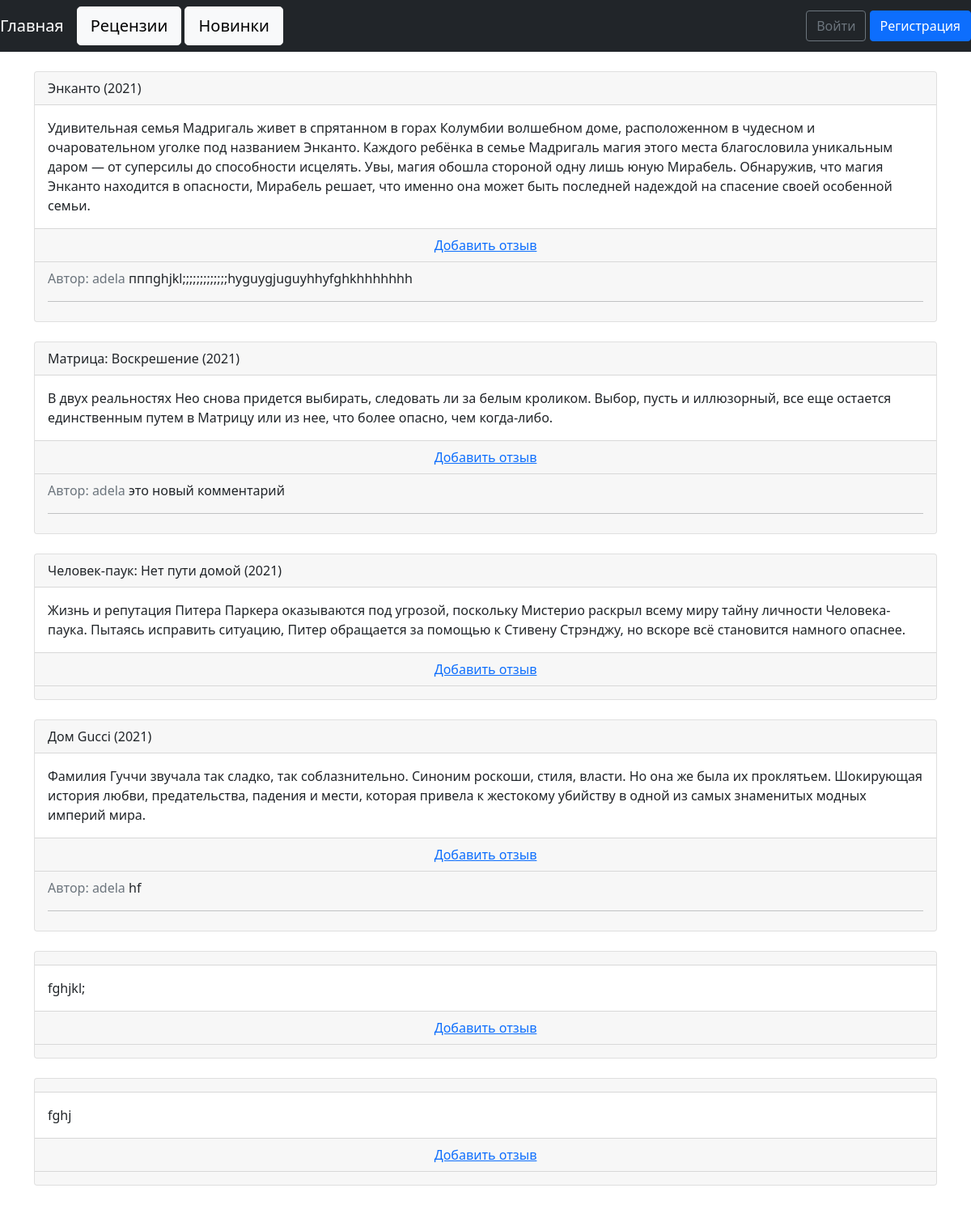
The app's page /articles/ with its own data.
### articles/models.py (models this page shows, shortened)
class Article(models.Model):
    title = models.CharField(max_length=150)
    content = models.TextField()
    date = models.DateTimeField(auto_now_add=True)
    author = models.ForeignKey(
        settings.AUTH_USER_MODEL,
        on_delete=models.CASCADE,
    )

class Comment(models.Model):
    article = models.ForeignKey(
        Article,
        on_delete=models.CASCADE,
        related_name='comments',
        verbose_name='Статья')
    comment = models.TextField()
    author = models.ForeignKey(settings.AUTH_USER_MODEL, on_delete=models.CASCADE)
    class Meta:
        verbose_name = 'Комментарий'
        verbose_name_plural = 'Комментарии'
    def __str__(self):
        return self.comment

### accounts/models.py (models this page shows)
class CustomUser(AbstractUser):
    age = models.PositiveIntegerField(default=0)

### articles/views.py (the view)
# urls.py: path('', views.ArticlesView.as_view(), name='article_list'),
class ArticlesView(ListView):
    model = models.Article
    template_name = 'article_list.html'

### filmapp/templates/article_list.html (shortened to what this page needs)
{% extends 'base.html' %}
{% block content %}
    {% for article in object_list %}
        <div class ="card">
            <div class="card-header">
                <span class="font-weight-bold">{{ article.title }}</span>
            </div>
            <div class="card-body">
                {{ article.content }}
            </div>
            <div class="card-footer text-center text-muted">
                <a href="{% url 'article_comment' article.pk %}">Добавить отзыв</a>
            </div>
            <div class="card-footer">
            {% for comment in article.comments.all %}
            <p>
                <span class="text-muted">Автор: {{ comment.author }}</span>
                {{ comment }}
            </p>
                <hr>
            {% endfor %}
        </div>
        </div>
        <br>
    {% endfor %}
{% endblock content %}

### records on screen
Article: title "Энканто (2021)", content "Удивительная семья Мадригаль живет в спрятанном в горах Колумбии волшебном доме, расположенном в чудесном и очаровательном уголке под названием Энканто. Каждого ребёнка в семье Мадригаль магия этого места благословила уникальным даром — от суперсилы до способности исцелять. Увы, магия обошла стороной одну лишь юную Мирабель. Обнаружив, что магия Энканто находится в опасности, Мирабель решает, что именно она может быть последней надеждой на спасение своей особенной семьи."
Comment: author "adela", comment "пппghjkl;;;;;;;;;;;;;hyguygjuguyhhyfghkhhhhhhh"
Article: title "Матрица: Воскрешение (2021)", content "В двух реальностях Нео снова придется выбирать, следовать ли за белым кроликом. Выбор, пусть и иллюзорный, все еще остается единственным путем в Матрицу или из нее, что более опасно, чем когда-либо."
Comment: author "adela", comment "это новый комментарий"
Article: title "Человек-паук: Нет пути домой (2021)", content "Жизнь и репутация Питера Паркера оказываются под угрозой, поскольку Мистерио раскрыл всему миру тайну личности Человека-паука. Пытаясь исправить ситуацию, Питер обращается за помощью к Стивену Стрэнджу, но вскоре всё становится намного опаснее."
Article: title "Дом Gucci (2021)", content "Фамилия Гуччи звучала так сладко, так соблазнительно. Синоним роскоши, стиля, власти. Но она же была их проклятьем. Шокирующая история любви, предательства, падения и мести, которая привела к жестокому убийству в одной из самых знаменитых модных империй мира."
Comment: author "adela", comment "hf"
Article: content "fghjkl;"
Article: content "fghj"
